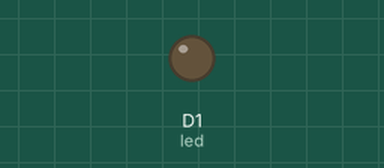
This sketch was run on a simulated ESP8266 (NodeMCU). Parts: output pins drawn as LEDs (lit = HIGH). WiFi joins after 1.5 s; servers stay silent unless stated; what the sketch prints to the serial monitor is not drawn.

Above: at 0.1 s.
At 1.8 s:
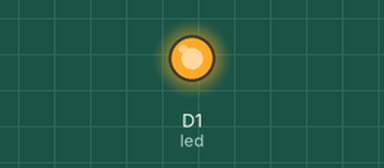
Timing chart, 0 to 3.3 s (numbered marks = the images above):
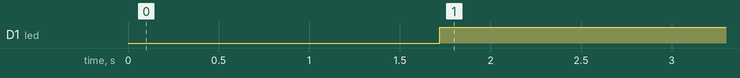

Measured:
- by itself, D1 (led): LOW → HIGH at 1.7 s

The sketch:

ir_esp8226_remote_star_aire.ino
```cpp
#include <FirebaseArduino.h>
#include <ESP8266WiFi.h>


#include <Arduino.h>
#include <IRremoteESP8266.h>
#include <IRsend.h>


#define WIFI_SSID "@CodeCamp_2.4G"
#define WIFI_PASSWORD "dcode1234"
#define FIREBASE_HOST "codecampirr.firebaseio.com"
#define FIREBASE_AUTH "7jF8kGHfkr7O3R39HcE3yre84ld0ZBQyQjRbaxz5"

#define led D1


const uint16_t kIrLed = D2;  // ESP8266 GPIO pin to use. Recommended: 4 (D2).

IRsend irsend(kIrLed);  // Set the GPIO to be used to sending the message.

void setup() {
  // put your setup code here, to run once:
  Serial.begin(9600);
  Serial.println("Connect Wifi...");
  WiFi.begin(WIFI_SSID, WIFI_PASSWORD);
  while (WiFi.status() != WL_CONNECTED) {
    delay(250);
    Serial.print(".");
  }

  Serial.println("WiFi connected");
  Serial.println("IP Adress: ");
  Serial.println(WiFi.localIP());

  Firebase.begin(FIREBASE_HOST, FIREBASE_AUTH);

  irsend.begin();
#if ESP8266
  Serial.begin(115200, SERIAL_8N1, SERIAL_TX_ONLY);
#else  // ESP8266
  Serial.begin(115200, SERIAL_8N1);
#endif  // ESP8266

  pinMode(led, OUTPUT);

}

int isOn = false;

void loop() {


  String path = "/airConference";

  FirebaseObject obj = Firebase.get(path);
  String statusString = obj.getString("status");

  String rawDataString = obj.getString(statusString);

  const size_t bufferSize = 91;
  String cod = rawDataString;
  char *str = (char*) cod.c_str();
  uint16_t arr[bufferSize];
  char *p = strtok(str, ",");
  size_t index = 0;

  while (p !=  nullptr && index < bufferSize) {
    arr[index++] = atoi(p);
    p = strtok(NULL, ",");
  }

  for (size_t i = 0; i < index; i++) {
    Serial.println(arr[i]);
  }


  //    Serial.println(rawDataString);

  irsend.sendRaw(arr, 91, 38);

  if (!statusString.equals("none") && !statusString.equals("off")) {
    isOn = true;
    digitalWrite(led, true);
      Firebase.set("airConference/status", "none");


  }
  if (statusString.equals("off")) {
    isOn = false;
    digitalWrite(led, false);
      Firebase.set("airConference/status", "none");

  }


  Serial.println(statusString);


}
```
